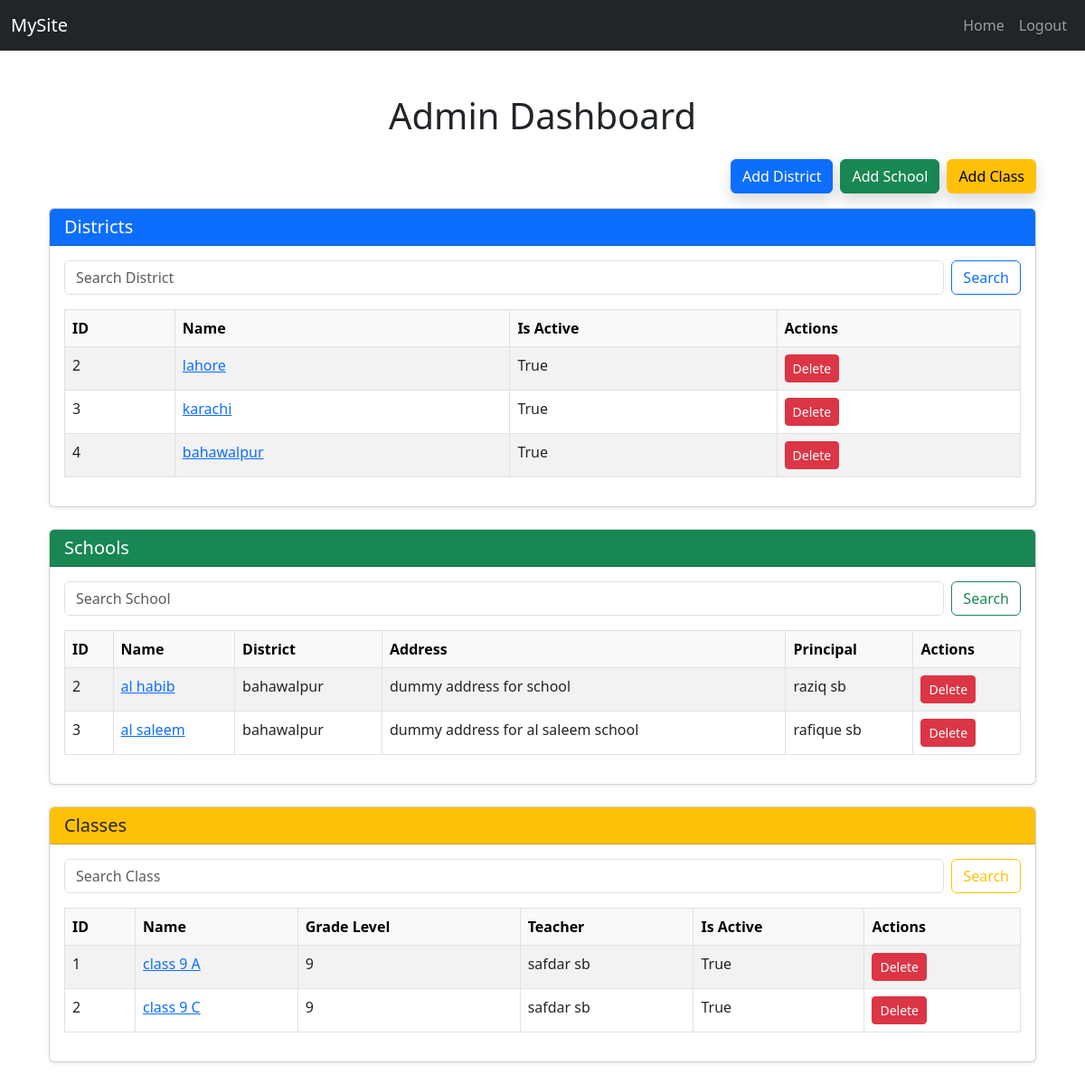
The page /user/admin/dashboard/ (signed in) on the database as committed earlier.
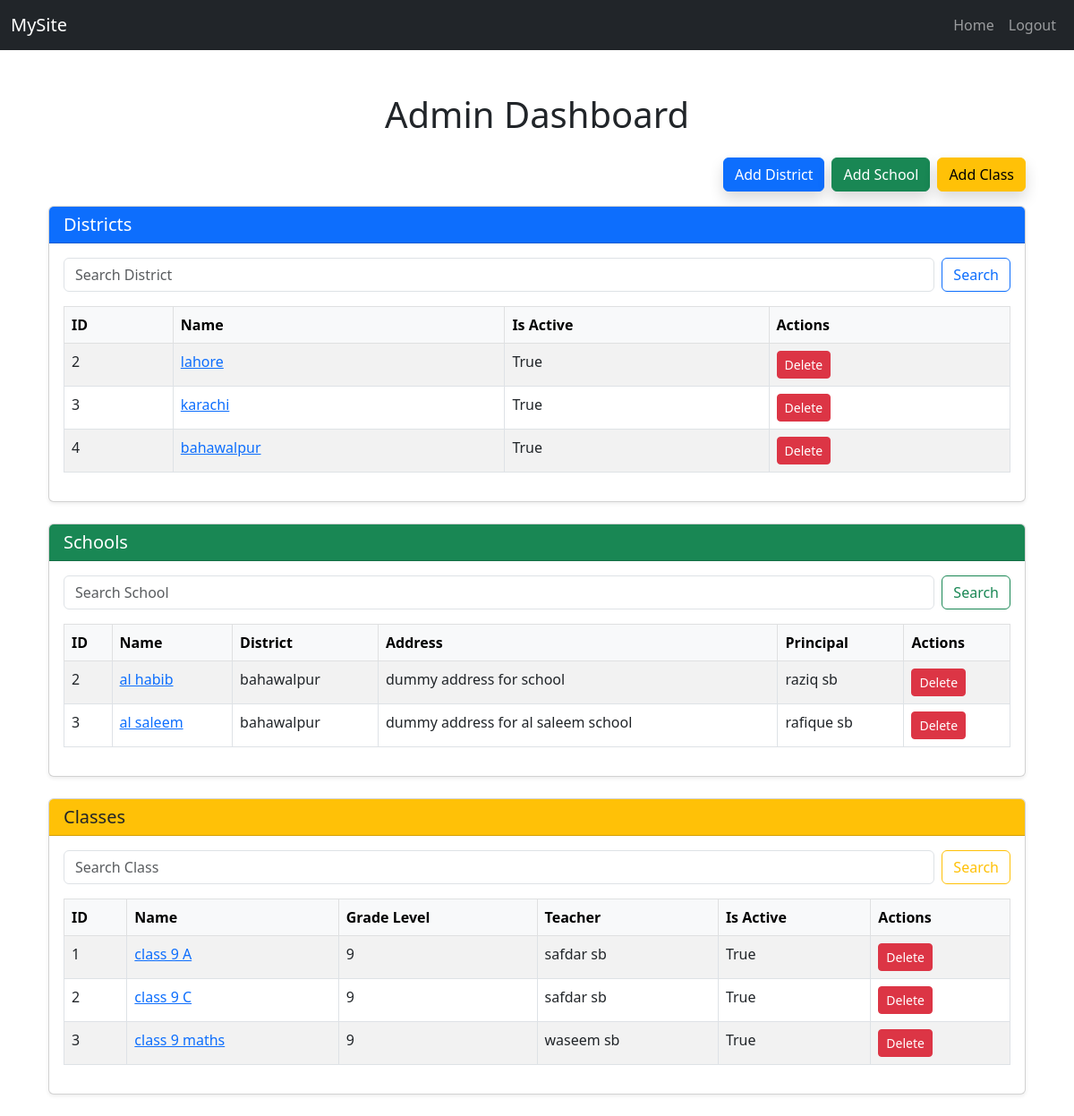
The same page on the database as committed later.
### school/models.py (models this page shows, shortened)
class District(models.Model):
    id = models.AutoField(primary_key=True)
    name = models.CharField(max_length=255, unique=True, verbose_name="District Name")
    create_time = models.DateTimeField(auto_now_add=True, verbose_name="Created At")
    is_active = models.BooleanField(default=True, verbose_name="Is Active")
    def __str__(self):
        return self.name

class School(models.Model):
    id = models.AutoField(primary_key = True)
    name = models.CharField(max_length=255, unique=True, verbose_name="School")
    address = models.TextField(verbose_name="Address")
    principal = models.CharField(max_length=255)
    district = models.ForeignKey(District, on_delete=CASCADE, related_name="school_district")
    created_at = models.DateTimeField(auto_now_add=True)
    is_active = models.BooleanField(default=True, verbose_name="Is Active")
    def __str__(self):
        return self.name

class ClassRoom(models.Model):
    name = models.CharField(max_length=100)
    grade_level= models.IntegerField(validators=[validate_grade_level])
    school = models.ForeignKey(School, on_delete=models.CASCADE, related_name='classes')
    assigned_teacher = models.ForeignKey(
        User,
        on_delete=models.SET_NULL,
        null=True,
        blank=True,
        limit_choices_to={'role': 'teacher'},
        related_name='teaching_classes'
    )
    students = models.ManyToManyField(
        User,
        blank=True,
        limit_choices_to={'role': 'student'},
        related_name='enrolled_classes'
    )
    is_active = models.BooleanField(default=True, verbose_name="Is Active")
    created_at = models.DateTimeField(auto_now_add=True)
    class Meta:
        unique_together = ('name', 'school')  #here ensuring classname should be unique, we fullfilled one section or multiple section requirements here

### users/models.py (models this page shows)
class User(AbstractBaseUser, PermissionsMixin):
    ROLE_CHOICES = [
        ('admin', 'Admin'),
        ('teacher', 'Teacher'),
        ('student', 'Student'),
    ]
    email = models.EmailField(unique=True)
    full_name = models.CharField(max_length=255)
    is_active = models.BooleanField(default=True)
    is_staff = models.BooleanField(default=False)
    role = models.CharField(max_length=20, choices=ROLE_CHOICES, default='student')
    date_joined = models.DateTimeField(auto_now_add=True)
    objects = CustomUserManager()
    USERNAME_FIELD = 'email'
    REQUIRED_FIELDS = ['full_name']
    def __str__(self):
        return self.email
    def get_full_name(self):
        return self.full_name

### users/views.py (the view)
# urls.py: path('admin/dashboard/', views.admin_dashboard, name='admin_dashboard'),
@admin_required
def admin_dashboard(request):
    districts = District.objects.all()
    schools = School.objects.all()
    classes = ClassRoom.objects.all()
    district_form = DistrictForm()
    school_form = SchoolForm()
    class_form = ClassForm()
    district_search_query = request.GET.get('district_search')
    if district_search_query:
        districts = districts.filter(name__icontain=district_search_query)
    school_search_query = request.GET.get('school_search')
    if school_search_query:
        schools = schools.filter(name__icontain = school_search_query)
    class_search_query = request.GET.get('class_search')
    if class_search_query:
        classes = classes.filter(name__icontain = class_search_query)
    selected_district_id = request.GET.get('district_id')
    if selected_district_id:
        schools = schools.filter(district_id = selected_district_id)
    if request.method == 'POST' and 'add_district' in request.POST:
        district_form = DistrictForm(request.POST)
        if district_form.is_valid():
            district_form.save()
            return redirect('admin_dashboard')
    if request.method == 'POST' and 'add_school' in request.POST:
        school_form = SchoolForm(request.POST)
        if school_form:
            school_form.save()
            return redirect('admin_dashboard')
    selected_school_id = request.GET.get('school_id')
    if selected_school_id:
        classes = classes.filter(school_id = selected_school_id)
    if request.method == 'POST' and 'add_class' in request.POST:
        class_form = ClassForm(request.POST)
        if class_form.is_valid():
            class_form.save()
            return redirect('admin_dashboard')
    context = {
        'districts': districts,
        'schools': schools,
        'district_form':district_form,
        'school_form': school_form,
        'selected_district_id':selected_district_id,
        'classes': classes,
        'class_form': class_form,
        'selected_school_id': selected_school_id
    }
    return render(request, 'admin_dashboard.html', context)

### school/forms.py
class DistrictForm(forms.ModelForm):
    class Meta:
        model = District
        fields = ['name', 'is_active']

class SchoolForm(forms.ModelForm):
    class Meta:
        model = School
        fields = ['name', 'address','district', 'principal', 'is_active']

### users/templates/admin_dashboard.html (shortened to what the changed rows need)
{% extends 'base.html' %}
{% block content %}
<div class="container mt-5">
    <h1 class="text-center mb-4">Admin Dashboard</h1>
    <div class="card shadow-sm mb-4">
        <div class="card-body">
            <table class="table table-bordered table-hover table-striped">
                <thead class="table-light">
                    <tr>
                        <th>ID</th>
                        <th>Name</th>
                        <th>Is Active</th>
                        <th>Actions</th>
                    </tr>
                </thead>
                <tbody>
                    {% for district in districts %}
                    <tr>
                        <td>{{ district.id }}</td>
                        <td><a href="{% url 'admin_dashboard' %}?district_id={{ district.id }}">{{ district.name }}</a></td>
                        <td>{{ district.is_active }}</td>
                        <td><a href="{% url 'delete_district' district.id %}" class="btn btn-sm btn-danger">Delete</a></td>
                    </tr>
                    {% empty %}
                    <tr><td colspan="4" class="text-center">No District Found</td></tr>
                    {% endfor %}
                </tbody>
            </table>
        </div>
    </div>
    <div class="card shadow-sm mb-4">
        <div class="card-body">
            <table class="table table-bordered table-hover table-striped">
                <thead class="table-light">
                    <tr>
                        <th>ID</th>
                        <th>Name</th>
                        <th>District</th>
                        <th>Address</th>
                        <th>Principal</th>
                        <th>Actions</th>
                    </tr>
                </thead>
                <tbody>
                    {% for school in schools %}
                    <tr>
                        <td>{{ school.id }}</td>
                        <td><a href="{% url 'admin_dashboard' %}?school_id={{ school.id }}&district_id={{ school.district.id }}">{{ school.name }}</a></td>
                        <td>{{ school.district.name }}</td>
                        <td>{{ school.address }}</td>
                        <td>{{ school.principal }}</td>
                        <td><a href="{% url 'delete_school' school.id %}" class="btn btn-sm btn-danger">Delete</a></td>
                    </tr>
                    {% empty %}
                    <tr><td colspan="6" class="text-center">No Schools Found</td></tr>
                    {% endfor %}
                </tbody>
            </table>
        </div>
    </div>
    <div class="card shadow-sm mb-4">
        <div class="card-body">
            <table class="table table-bordered table-hover table-striped">
                <thead class="table-light">
                    <tr>
                        <th>ID</th>
                        <th>Name</th>
                        <th>Grade Level</th>
                        <th>Teacher</th>
                        <th>Is Active</th>
                        <th>Actions</th>
                    </tr>
                </thead>
                <tbody>
                    {% for class_ in classes %}
                    <tr>
                        <td>{{ class_.id }}</td>
                        <td>
                            <a href="#" data-bs-toggle="modal" data-bs-target="#classDetailModal{{ class_.id }}">
                                {{ class_.name }}
                            </a>
                        </td>
                        <td>{{ class_.grade_level }}</td>
                        <td>{{ class_.assigned_teacher.get_full_name }}</td>
                        <td>{{ class_.is_active }}</td>
                        <td><a href="{% url 'delete_class' class_.id %}" class="btn btn-sm btn-danger">Delete</a></td>
                    </tr>
                    {% empty %}
                    <tr><td colspan="6" class="text-center">No Classes Found</td></tr>
                    {% endfor %}
                </tbody>
            </table>
        </div>
    </div>
</div>
{% endblock %}

Rows that differ between the two databases and show on the page:
added ClassRoom: id "3", name "class 9 maths", grade_level "9", assigned_teacher.get_full_name "waseem sb", is_active "True"
